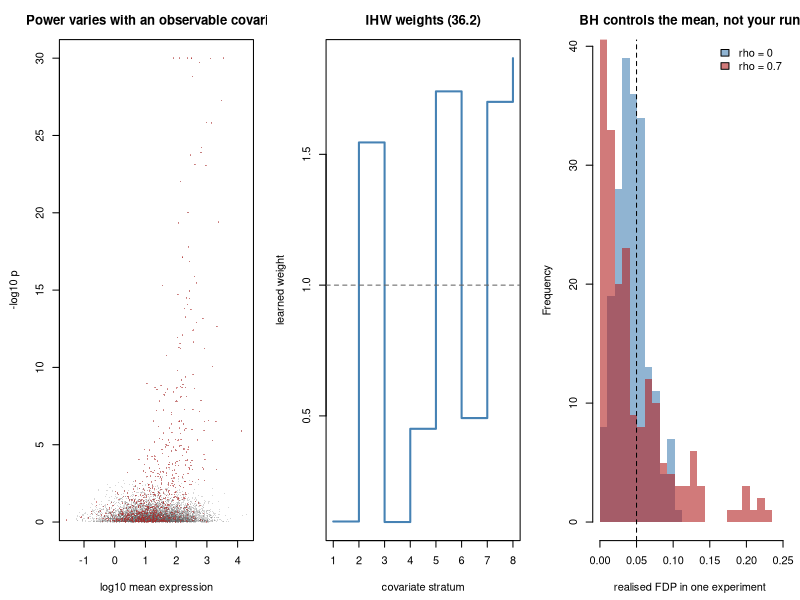

The R source for this figure:
## ---- chunk 1
MODULE_NAME <- "25_modern_multiple_testing"
OUT <- file.path(Sys.getenv("STATS_OUT", unset = "results"), MODULE_NAME)
dir.create(OUT, recursive = TRUE, showWarnings = FALSE)
header <- function(txt) cat("\n", strrep("=", 72), "\n", txt, "\n",
                            strrep("=", 72), "\n", sep = "")
ALPHA <- 0.05
## ---- chunk 2
bh <- function(p, alpha = ALPHA) {
  m <- length(p); o <- order(p)
  passed <- p[o] <= alpha * seq_len(m) / m
  k <- if (any(passed)) max(which(passed)) else 0L
  rej <- logical(m); if (k > 0) rej[o[seq_len(k)]] <- TRUE
  rej
}
## ---- chunk 3
weighted_bh <- function(p, w, alpha = ALPHA) {
  w <- w / mean(w)
  pw <- ifelse(w > 0, p / pmax(w, 1e-12), Inf)
  bh(pw, alpha)
}

fdp_tpr <- function(rej, truth)
  c(fdp = sum(rej & !truth) / max(sum(rej), 1),
    tpr = sum(rej & truth) / max(sum(truth), 1))
## ---- chunk 4
header("1. A screen in which power varies with an observable covariate")
simulate_screen <- function(m = 8000, pi1 = 0.10, seed = 0) {
  set.seed(seed)
  mu <- exp(rnorm(m, 3.0, 1.8))          # covariate: mean expression
  se <- 1 / sqrt(mu) + 0.05              # precision improves with expression
  is_de <- runif(m) < pi1
  effect <- ifelse(is_de, rnorm(m, 0, 0.55), 0)
  z <- (effect + rnorm(m, 0, se)) / se
  list(p = 2 * pnorm(-abs(z)), truth = is_de, cov = mu)
}
S <- simulate_screen(seed = 1)
p <- S$p; truth <- S$truth; cov_ <- S$cov
cat(sprintf("  %s hypotheses, %s truly non-null (%.1f%%)\n",
            format(length(p), big.mark = ","), format(sum(truth), big.mark = ","),
            100 * mean(truth)))
cat(sprintf("  covariate (mean expression) spans %.1f to %s\n",
            min(cov_), format(round(max(cov_)), big.mark = ",")))
cat("\n  power is not spread evenly across the covariate:\n")
cat(sprintf("  %-22s%10s%10s%10s\n", "expression quartile", "features",
            "true DE", "p<0.05"))
qs <- quantile(cov_, c(0, .25, .5, .75, 1))
for (i in 1:4) {
  m_ <- cov_ >= qs[i] & cov_ <= qs[i + 1]
  cat(sprintf("  %-22s%10s%10s%10.3f\n", paste0("Q", i),
              format(sum(m_), big.mark = ","),
              format(sum(truth[m_]), big.mark = ","), mean(p[m_] < 0.05)))
}
cat("\n  The covariate is informative about POWER but, for a null feature,
  carries no information about the p-value. That is the condition eq. (36.1)
  needs.\n")
## ---- chunk 5
header("2. BH, filtering, and what filtering throws away")
cat(sprintf("  %-40s%9s%8s%8s\n", "procedure", "discov.", "FDP", "power"))
rej_bh <- bh(p); ft <- fdp_tpr(rej_bh, truth)
cat(sprintf("  %-40s%9d%8.3f%8.3f\n", "BH on everything", sum(rej_bh),
            ft[1], ft[2]))
for (q in c(0.2, 0.4, 0.6)) {
  keep <- as.numeric(cov_ >= quantile(cov_, q))
  rj <- weighted_bh(p, keep); f_ <- fdp_tpr(rj, truth)
  cat(sprintf("  %-40s%9d%8.3f%8.3f\n",
              sprintf("independent filtering, drop bottom %.0f%%", 100 * q),
              sum(rj), f_[1], f_[2]))
}
cat("\n  Filtering is weighted BH with weights in {0, c}: a hypothesis is either
  in the family or removed from it. It helps, and the FDP stays controlled,
  because the filter statistic is independent of the p-value under the null.

  But a hard cut throws away the gradient. A feature just below the threshold
  gets weight zero; one just above gets full weight. Nothing about the biology
  changes at that line.\n")
## ---- chunk 6
header("3. Independent hypothesis weighting (36.2)")
storey_pi0 <- function(pv, lam = 0.5) {
  if (!length(pv)) return(1)
  min(1, mean(pv > lam) / (1 - lam))
}
ihw <- function(p, covariate, alpha = ALPHA, n_strata = 8, n_folds = 5,
                seed = 0) {
  set.seed(seed)
  m <- length(p)
  edges <- quantile(covariate, seq(0, 1, length.out = n_strata + 1))
  edges[length(edges)] <- edges[length(edges)] + 1e-9
  stratum <- pmin(pmax(findInterval(covariate, edges), 1), n_strata)
  fold <- sample(rep_len(1:n_folds, m))
  w <- rep(1, m)
  for (k in 1:n_folds) {
    other <- fold != k
    sig <- sapply(1:n_strata,
                  function(g) 1 - storey_pi0(p[other & stratum == g]))
    sig <- pmax(sig, 1e-3); sig <- sig / mean(sig)   # eq. (36.1): mean 1
    w[fold == k] <- sig[stratum[fold == k]]
  }
  list(rej = weighted_bh(p, w, alpha), w = w, stratum = stratum)
}
I <- ihw(p, cov_, seed = 2); fi <- fdp_tpr(I$rej, truth)
best_q <- c(0.2, 0.4, 0.6)[which.max(sapply(c(0.2, 0.4, 0.6), function(q)
  fdp_tpr(weighted_bh(p, as.numeric(cov_ >= quantile(cov_, q))), truth)[2]))]
kb <- weighted_bh(p, as.numeric(cov_ >= quantile(cov_, best_q)))
fb <- fdp_tpr(kb, truth)
cat(sprintf("  %-40s%9s%8s%8s\n", "procedure", "discov.", "FDP", "power"))
cat(sprintf("  %-40s%9d%8.3f%8.3f\n", "BH", sum(rej_bh), ft[1], ft[2]))
cat(sprintf("  %-40s%9d%8.3f%8.3f\n",
            sprintf("best filter (drop bottom %.0f%%)", 100 * best_q),
            sum(kb), fb[1], fb[2]))
cat(sprintf("  %-40s%9d%8.3f%8.3f\n", "IHW (36.2)", sum(I$rej), fi[1], fi[2]))
wm <- sapply(1:8, function(g) mean(I$w[I$stratum == g]))
cat("\n  learned weights by covariate stratum (low to high expression):\n   ")
cat(sprintf("%7.2f", wm), "\n", sep = "")
cat("\n  The weights rise with expression, because that is where the signal is.
  No hypothesis is discarded; the low-expression strata simply need stronger
  evidence. IHW finds more than BH and more than the best hard filter, at the
  same realised FDP.\n")
## ---- chunk 7
header("4. Weights must not come from the p-values they weight")
cheat_w <- 1 / pmax(p, 1e-8)
rej_cheat <- weighted_bh(p, cheat_w); fc <- fdp_tpr(rej_cheat, truth)
cat(sprintf("  %-42s%9d%8.3f\n", "weights from the covariate (IHW)",
            sum(I$rej), fi[1]))
cat(sprintf("  %-42s%9d%8.3f\n", "weights from the p-values themselves",
            sum(rej_cheat), fc[1]))
S0 <- simulate_screen(pi1 = 0, seed = 7)
cat("\n  On a screen with NO non-null features at all:\n")
cat(sprintf("  %-42s%9d discoveries\n", "BH", sum(bh(S0$p))))
cat(sprintf("  %-42s%9d discoveries\n", "IHW",
            sum(ihw(S0$p, S0$cov, seed = 3)$rej)))
cat(sprintf("  %-42s%9d discoveries\n", "weights from the p-values",
            sum(weighted_bh(S0$p, 1 / pmax(S0$p, 1e-8)))))
cat("\n  Weighting by the p-value inflates the FDP, and on a pure null it
  manufactures discoveries from nothing. The rule in eq. (36.1) is not a
  technicality: the weights carry no information about the outcome, or the
  guarantee is void.

  A covariate is admissible if, for a NULL feature, it tells you nothing about
  the p-value. Mean expression, feature variance and prior published evidence
  qualify. The observed effect size does not.\n")
## ---- chunk 8
header("5. Under dependence, the FDP becomes a lottery")
correlated_screen <- function(m = 2000, pi1 = 0.1, rho = 0, n_blocks = 40,
                              seed = 0) {
  set.seed(seed)
  per <- m %/% n_blocks
  shared <- rnorm(n_blocks)
  z <- as.vector(sqrt(rho) * rep(shared, each = per) +
                   sqrt(1 - rho) * rnorm(m))
  is_de <- runif(m) < pi1
  z <- z + is_de * rnorm(m, 3.0, 0.5)
  list(p = 2 * pnorm(-abs(z)), truth = is_de)
}
cat(sprintf("  %-8s%11s%12s%12s%12s\n", "rho", "mean FDP", "SD of FDP",
            "FDP > 0.10", "FDP > 0.20"))
for (rho in c(0.0, 0.3, 0.7)) {
  fdps <- sapply(1:300, function(i) {
    cs <- correlated_screen(rho = rho, seed = 1000 + i)
    fdp_tpr(bh(cs$p), cs$truth)[1]
  })
  cat(sprintf("  %-8.1f%11.3f%12.3f%11.1f%%%11.1f%%\n", rho, mean(fdps),
              sd(fdps), 100 * mean(fdps > 0.10), 100 * mean(fdps > 0.20)))
}
cat("\n  The mean column stays controlled: BH is valid here, because
  equicorrelated positive dependence satisfies PRDS. Read the other three
  columns.

  As dependence grows, the FDP of a SINGLE experiment becomes wildly variable.
  At rho = 0.7 a substantial fraction of runs exceed twice the nominal rate.
  \"FDR = 5%\" is a statement about the average over experiments you will never
  run. Your gene list is one draw from that distribution.\n")
## ---- chunk 9
header("6. e-BH: valid under any dependence (36.3)-(36.4)")
p_to_e <- function(p, kappa = 0.5) kappa * pmax(p, 1e-300)^(kappa - 1)
ebh <- function(e, alpha = ALPHA) {
  m <- length(e); o <- order(e, decreasing = TRUE)
  ok <- which(m / (seq_len(m) * alpha) <= e[o])
  k <- if (length(ok)) max(ok) else 0L
  rej <- logical(m); if (k > 0) rej[o[seq_len(k)]] <- TRUE
  rej
}
set.seed(25)
cat(sprintf("  calibrator check: mean e-value under the null = %.3f",
            mean(p_to_e(runif(200000)))))
cat("  (must be <= 1, eq. 36.3)\n")
cat(sprintf("\n  %-8s%10s%11s%10s%11s%11s%12s\n", "rho", "BH FDP", "BH power",
            "BY FDP", "BY power", "e-BH FDP", "e-BH power"))
for (rho in c(0.0, 0.7)) {
  acc <- numeric(6); R <- 200
  for (i in 1:R) {
    cs <- correlated_screen(rho = rho, seed = 5000 + i)
    m_ <- length(cs$p)
    by <- bh(cs$p, ALPHA / sum(1 / seq_len(m_)))          # eq. (8.8)
    rs <- list(bh(cs$p), by, ebh(p_to_e(cs$p)))
    for (j in 1:3) acc[c(2 * j - 1, 2 * j)] <-
      acc[c(2 * j - 1, 2 * j)] + fdp_tpr(rs[[j]], cs$truth)
  }
  acc <- acc / R
  cat(sprintf("  %-8.1f%10.3f%11.3f%10.3f%11.3f%11.3f%12.3f\n", rho, acc[1],
              acc[2], acc[3], acc[4], acc[5], acc[6]))
}
cat("\n  e-BH's power here is essentially ZERO, not merely reduced. Why:\n")
cat(sprintf("  %-26s%18s%16s\n", "discoveries wanted (k)", "e-value needed",
            "i.e. p below"))
for (k_ in c(1, 100, 200))
  cat(sprintf("  %-26d%18s%16.2e\n", k_,
              format(round(2000 / (k_ * ALPHA)), big.mark = ","),
              (0.5 * k_ * ALPHA / 2000)^2))
cat("
  To reject even one hypothesis out of 2000, e-BH needs a p-value below about
  1e-10. The signal in this screen produces p-values near 0.003. So nothing is
  rejected, and that is the calibrator's fault rather than e-BH's.

  Turning a p-value into an e-value is LOSSY. The calibrator has to work for
  every possible null distribution, so it throws away most of the evidence. An
  e-value that comes directly from the analysis -- a likelihood ratio, a
  betting martingale, a sequential test's wealth process -- is far sharper, and
  that is the setting where e-BH is genuinely competitive.

  BY is the fair comparison for \"the same input, a stronger guarantee\": it
  halves BH's power (0.50 to 0.24) and holds under any dependence.

  The practical reading: BH remains the right default for genomics, where
  positive dependence is the norm. Reach for e-BH when the dependence is
  unknown or negative, or when you need to combine evidence across analyses,
  which e-values do by simple averaging and p-values do not.\n")
## ---- chunk 10
header("7. Knockoff filter for correlated feature selection (36.5)-(36.6)")
## ---- chunk 11
gaussian_knockoffs <- function(X, Sigma) {
  pdim <- ncol(X)
  s <- rep(min(1, 2 * min(eigen(Sigma, symmetric = TRUE)$values)) * 0.99, pdim)
  Sinv <- solve(Sigma); D <- diag(s)
  mu_t <- X - X %*% Sinv %*% D
  V <- 2 * D - D %*% Sinv %*% D
  V <- (V + t(V)) / 2 + 1e-9 * diag(pdim)
  mu_t + matrix(rnorm(length(X)), nrow(X)) %*% chol(V)
}
## ---- chunk 12
knockoff_filter <- function(X, y, Sigma, alpha = ALPHA) {
  Xt <- gaussian_knockoffs(X, Sigma)
  Z <- cbind(X, Xt)
  Z <- sweep(Z, 2, sqrt(colSums(Z^2)), "/")
  b <- qr.coef(qr(Z), y); b[is.na(b)] <- 0
  pdim <- ncol(X)
  W <- abs(b[1:pdim]) - abs(b[(pdim + 1):(2 * pdim)])    # eq. (36.5)
  ts <- sort(abs(W[W != 0]))
  sel <- logical(pdim)
  for (t in ts) {
    if ((1 + sum(W <= -t)) / max(sum(W >= t), 1) <= alpha) {  # eq. (36.6)
      sel <- W >= t; break
    }
  }
  list(sel = sel, W = W)
}
n <- 700; pdim <- 200; k_true <- 60; RHO <- 0.3
Sigma <- RHO * matrix(1, pdim, pdim) + (1 - RHO) * diag(pdim)
Lc <- chol(Sigma)
truth_k <- c(rep(TRUE, k_true), rep(FALSE, pdim - k_true))
cat(sprintf("  n = %d, p = %d, %d true signals, feature correlation %.1f\n",
            n, pdim, k_true, RHO))
cat(sprintf("\n  %-34s%10s%8s%8s\n", "method", "selected", "FDP", "power"))
res_k <- res_b <- matrix(NA_real_, 10, 3)
for (i in 1:10) {
  set.seed(600 + i)
  signal <- c(4.0 * sample(c(-1, 1), k_true, TRUE), rep(0, pdim - k_true))
  X <- matrix(rnorm(n * pdim), n) %*% Lc
  y <- as.vector(X %*% signal) + rnorm(n)
  kf <- knockoff_filter(X, y, Sigma)
  res_k[i, ] <- c(fdp_tpr(kf$sel, truth_k), sum(kf$sel))
  pv <- apply(X, 2, function(x) cor.test(x, y)$p.value)
  rb <- bh(pv)
  res_b[i, ] <- c(fdp_tpr(rb, truth_k), sum(rb))
}
for (z in list(list("marginal p-values + BH", res_b),
               list("knockoff filter (36.6)", res_k)))
  cat(sprintf("  %-34s%10.1f%8.3f%8.3f\n", z[[1]], mean(z[[2]][, 3]),
              mean(z[[2]][, 1]), mean(z[[2]][, 2])))
cat("\n  Marginal testing has no chance here: with features correlated at 0.3,
  a null feature correlates with y through its correlated neighbours, so BH on
  marginal p-values selects a large number of them.

  Knockoffs test each feature CONDITIONAL on all the others, and the symmetry
  of W under the null (36.5) supplies the false-discovery estimate in (36.6)
  without any p-value or independence assumption.

  The cost: knockoffs are randomised. Two runs on the same data give different
  answers, which is what derandomised knockoffs fix by aggregating several
  runs through e-values.\n")

## ---- chunk 13
header("7b. Knockoffs cannot make fewer than 1/alpha discoveries")
cat("  Look again at the threshold rule:

      (1 + #{W <= -t}) / #{W >= t}  <=  alpha

  The numerator is at least 1, always. So the rule can only be satisfied if
  #{W >= t} >= 1/alpha. At alpha = 0.05 that is TWENTY selections. A knockoff
  filter physically cannot report 5 discoveries at the 5% level: it reports at
  least 20, or none at all.\n")
for (z in list(c(0.05, 20), c(0.10, 10), c(0.20, 5)))
  cat(sprintf("    alpha = %-5.2f -> minimum possible selection size = %d\n",
              z[1], as.integer(z[2])))
cat("\n  That is why the run below finds nothing. Same data-generating process,
  only the number of true signals changed:\n")
for (kk in c(8, 25, 60)) {
  hits <- sapply(1:4, function(i) {
    set.seed(770 + i)
    sg <- c(4.0 * sample(c(-1, 1), kk, TRUE), rep(0, pdim - kk))
    X <- matrix(rnorm(n * pdim), n) %*% Lc
    y <- as.vector(X %*% sg) + rnorm(n)
    sum(knockoff_filter(X, y, Sigma)$sel)
  })
  cat(sprintf("    %3d true signals -> mean selections = %.1f\n", kk,
              mean(hits)))
}
cat("\n  With 8 real signals the filter is silent, not because it failed to
  find them but because the guarantee forbids a small answer. Knockoffs are a
  method for screens where you expect many discoveries. For a handful of
  candidates, use a p-value procedure.\n")
## ---- chunk 14
png(file.path(OUT, "modern_multiple_testing.png"), width = 1300, height = 450)
par(mfrow = c(1, 3), mar = c(4.5, 4.5, 3, 1))
plot(log10(cov_), -log10(pmax(p, 1e-30)), pch = 16, cex = 0.25,
     col = adjustcolor("grey40", 0.25), xlab = "log10 mean expression",
     ylab = "-log10 p", main = "Power varies with an observable covariate")
points(log10(cov_[truth]), -log10(pmax(p[truth], 1e-30)), pch = 16,
       cex = 0.3, col = adjustcolor("firebrick", 0.5))
plot(1:8, wm, type = "s", lwd = 2, col = "steelblue", xlab = "covariate stratum",
     ylab = "learned weight", main = "IHW weights (36.2)")
abline(h = 1, lty = 2, col = "grey40")
fd0 <- sapply(1:200, function(i) {
  cs <- correlated_screen(rho = 0, seed = 9000 + i); fdp_tpr(bh(cs$p), cs$truth)[1] })
fd7 <- sapply(1:200, function(i) {
  cs <- correlated_screen(rho = 0.7, seed = 9000 + i); fdp_tpr(bh(cs$p), cs$truth)[1] })
br <- seq(0, max(c(fd0, fd7)) + 0.02, length.out = 25)
hist(fd0, breaks = br, col = adjustcolor("steelblue", 0.6), border = NA,
     xlab = "realised FDP in one experiment", main = "BH controls the mean, not your run")
hist(fd7, breaks = br, col = adjustcolor("firebrick", 0.6), border = NA, add = TRUE)
abline(v = ALPHA, lty = 2)
legend("topright", c("rho = 0", "rho = 0.7"), bty = "n",
       fill = adjustcolor(c("steelblue", "firebrick"), 0.6))
invisible(dev.off())
cat("\nFigure written to", file.path(OUT, "modern_multiple_testing.png"), "\n")
## ---- chunk 15

## ---- chunk 16
# SS <- simulate_screen(pi1 = 0.10, seed = 99)
# ps <- SS$p; ts <- SS$truth; cs2 <- SS$cov
# eff <- abs(qnorm(ps / 2))                       # observed effect size
# set.seed(4); rnd <- runif(length(ps))
# cat(sprintf("  %-26s%20s%9s%8s%14s\n", "covariate", "corr with p | null",
#             "FDP", "power", "verdict"))
# for (z in list(list("mean expression", cs2), list("observed effect size", eff),
#                list("a random number", rnd))) {
#   rho_null <- cor(z[[2]][!ts], ps[!ts], method = "spearman")
#   ft2 <- fdp_tpr(ihw(ps, z[[2]], seed = 5, n_strata = 40)$rej, ts)
#   cat(sprintf("  %-26s%20.3f%9.3f%8.3f%14s\n", z[[1]], rho_null, ft2[1],
#               ft2[2], if (abs(rho_null) > 0.1) "INADMISSIBLE" else "ok"))
# }
# cat(sprintf("\n  nominal FDR = %.2f\n", ALPHA))
#
# ## Read the correlation column first, because that is the actual condition in
# ## eq. (36.1) and it is checkable before you look at any result. Mean
# ## expression and the random number sit near zero among the nulls. The
# ## observed effect size is perfectly rank-correlated with the p-value by
# ## construction, because it IS the p-value in another coordinate.
# ##
# ## The FDP column shows the consequence: weighting by the effect size
# ## concentrates weight exactly where the small p-values already are.
# ##
# ## Two further points. The random number is ADMISSIBLE but USELESS: it cannot
# ## break FDR control, but it carries no information about power either.
# ## Admissibility and usefulness are separate properties and you need both.
# ##
# ## The damage from an inadmissible covariate also depends on how FINE the
# ## weighting is. With few strata the weights are coarse and the inflation is
# ## mild; with many strata the procedure tracks the p-value closely and the
# ## inflation is severe. Choose the covariate on principle, not by tuning the
# ## stratification until the answer looks good.
## ---- chunk 17

## ---- chunk 18
# cat(sprintf("  %-14s%11s%11s%12s%9s%10s\n", "effect size", "BH power",
#             "BY power", "e-BH power", "BH FDP", "e-BH FDP"))
# for (eff2 in c(2, 3, 4, 5)) {
#   acc <- numeric(5); R <- 150
#   for (i in 1:R) {
#     set.seed(7000 + i); m2 <- 2000
#     de <- runif(m2) < 0.1
#     z <- rnorm(m2) + de * eff2
#     pv <- 2 * pnorm(-abs(z))
#     byv <- bh(pv, ALPHA / sum(1 / seq_len(m2)))
#     a <- fdp_tpr(bh(pv), de); b <- fdp_tpr(byv, de)
#     cc <- fdp_tpr(ebh(p_to_e(pv)), de)
#     acc <- acc + c(a[2], b[2], cc[2], a[1], cc[1])
#   }
#   acc <- acc / R
#   cat(sprintf("  %-14.1f%11.3f%11.3f%12.3f%9.3f%10.3f\n", eff2, acc[1],
#               acc[2], acc[3], acc[4], acc[5]))
# }
#
# ## e-BH sits between BH and BY, and the gap closes as the signal strengthens:
# ## when effects are obvious, the price of the stronger guarantee is small.
# ## When effects are marginal, which is when you most want discoveries, the
# ## price is large.
# ##
# ## This is the general shape of the trade. Stronger guarantees cost power
# ## exactly in the regime where power is scarce. Choose the guarantee
# ## deliberately rather than defaulting to the safest one, and report which
# ## you used.
## ---- chunk 19

## ---- chunk 20
# set.seed(321)
# signal <- c(4.0 * sample(c(-1, 1), k_true, TRUE), rep(0, pdim - k_true))
# Xf <- matrix(rnorm(n * pdim), n) %*% Lc
# yf <- as.vector(Xf %*% signal) + rnorm(n)
# runs <- t(sapply(1:15, function(i) {
#   set.seed(900 + i); knockoff_filter(Xf, yf, Sigma)$sel
# }))
# jac <- c()
# for (i in 1:14) for (j in (i + 1):15)
#   jac <- c(jac, sum(runs[i, ] & runs[j, ]) / max(sum(runs[i, ] | runs[j, ]), 1))
# cat("  15 runs on IDENTICAL data\n")
# cat(sprintf("    selections per run : min %d, max %d\n",
#             min(rowSums(runs)), max(rowSums(runs))))
# cat(sprintf("    pairwise Jaccard   : %.2f\n", mean(jac)))
# freq <- colMeans(runs)
# for (thr in c(0.3, 0.5, 0.8)) {
#   sel <- freq >= thr; ft3 <- fdp_tpr(sel, truth_k)
#   cat(sprintf("    selected in >= %3.0f%% of runs: %3d  FDP %.3f  power %.3f\n",
#               100 * thr, sum(sel), ft3[1], ft3[2]))
# }
#
# ## The data never changed, only the knockoff draw, and the answer moves. That
# ## is uncomfortable to report and impossible to reproduce exactly.
# ##
# ## Aggregating by selection frequency stabilises it, and this is the idea
# ## behind derandomised knockoffs: each run contributes an e-value, and
# ## e-values average legitimately (eq. 36.3), which a p-value cannot do.
# ## Averaging p-values across runs would have no validity at all.
# ##
# ## The general lesson applies well beyond knockoffs: if a method is
# ## randomised, report how much its output moves, and aggregate rather than
# ## reporting one arbitrary draw.
